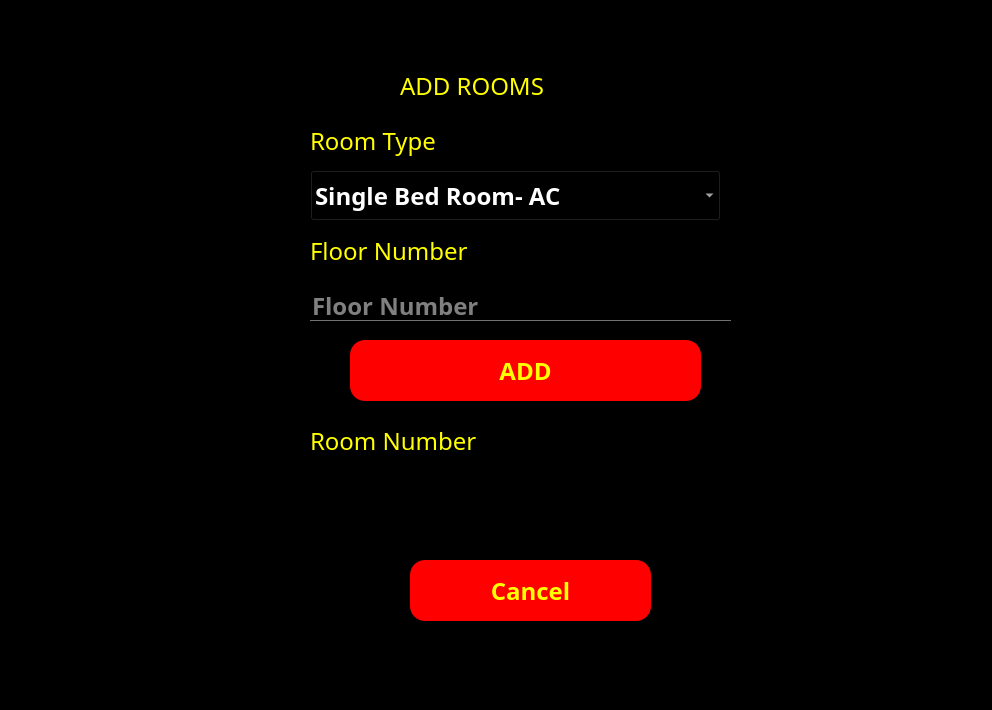
<?xml version="1.0" encoding="UTF-8"?>
<ui version="4.0">
 <class>Dialog</class>
 <widget class="QDialog" name="Dialog">
  <property name="geometry">
   <rect>
    <x>0</x>
    <y>0</y>
    <width>992</width>
    <height>710</height>
   </rect>
  </property>
  <property name="windowTitle">
   <string>Dialog</string>
  </property>
  <property name="styleSheet">
   <string notr="true">*{
background:rgba;
font-family:century gothic;
font-size:24px;
}
QFrame
{
background:rgba;
border-radius:15px
}
QPushButton
{
background:red;
border-radius:60px;
}
QToolButton
{
background:red;
border-radius:60px;
}
QLabel
{
color:white;
background:transparent;
}
QPushButton
{
color:white;
border-radius:15px;
}
QPushButton:hover
{
color:#333;
border-radius:15px;
background:#49ebff;
}
QLineEdit
{
background:transparent;
border:none;
color:#717072;
border-bottom:1px solid #717072
}
</string>
  </property>
  <widget class="QFrame" name="frame">
   <property name="geometry">
    <rect>
     <x>230</x>
     <y>30</y>
     <width>581</width>
     <height>621</height>
    </rect>
   </property>
   <property name="styleSheet">
    <string notr="true">color:yellow;
</string>
   </property>
   <property name="frameShape">
    <enum>QFrame::StyledPanel</enum>
   </property>
   <property name="frameShadow">
    <enum>QFrame::Raised</enum>
   </property>
   <widget class="QLabel" name="label_4">
    <property name="geometry">
     <rect>
      <x>170</x>
      <y>30</y>
      <width>261</width>
      <height>51</height>
     </rect>
    </property>
    <property name="styleSheet">
     <string notr="true">QLabel{
font-weight: bold;
font-size: 40px;
color:orange;

};</string>
    </property>
    <property name="text">
     <string>ADD ROOMS</string>
    </property>
   </widget>
   <widget class="QPushButton" name="addbtn">
    <property name="geometry">
     <rect>
      <x>120</x>
      <y>310</y>
      <width>351</width>
      <height>61</height>
     </rect>
    </property>
    <property name="font">
     <font>
      <family>century gothic</family>
      <pointsize>-1</pointsize>
      <weight>75</weight>
      <bold>true</bold>
     </font>
    </property>
    <property name="styleSheet">
     <string notr="true">font-weight: bold;</string>
    </property>
    <property name="text">
     <string>ADD</string>
    </property>
   </widget>
   <widget class="QLabel" name="label_5">
    <property name="geometry">
     <rect>
      <x>80</x>
      <y>390</y>
      <width>231</width>
      <height>41</height>
     </rect>
    </property>
    <property name="styleSheet">
     <string notr="true">QLabel{
font-weight: bold;
color:yellow;

font-size: 30px;
};</string>
    </property>
    <property name="text">
     <string>Room Number</string>
    </property>
   </widget>
   <widget class="QLabel" name="label_6">
    <property name="geometry">
     <rect>
      <x>80</x>
      <y>90</y>
      <width>171</width>
      <height>41</height>
     </rect>
    </property>
    <property name="styleSheet">
     <string notr="true">QLabel{
font-weight: bold;
color:yellow;

font-size: 30px;
};</string>
    </property>
    <property name="text">
     <string>Room Type</string>
    </property>
   </widget>
   <widget class="QComboBox" name="roomtype">
    <property name="geometry">
     <rect>
      <x>80</x>
      <y>140</y>
      <width>411</width>
      <height>51</height>
     </rect>
    </property>
    <property name="styleSheet">
     <string notr="true">font-weight: bold;
background:black;
color:white</string>
    </property>
    <item>
     <property name="text">
      <string>Single Bed Room- AC</string>
     </property>
    </item>
    <item>
     <property name="text">
      <string>Double Bed Room- AC</string>
     </property>
    </item>
    <item>
     <property name="text">
      <string>Luxary Room</string>
     </property>
    </item>
    <item>
     <property name="text">
      <string>Single Bed Room- NON AC</string>
     </property>
    </item>
    <item>
     <property name="text">
      <string>Double Bed Room- NON AC</string>
     </property>
    </item>
   </widget>
   <widget class="QPushButton" name="homebtn">
    <property name="geometry">
     <rect>
      <x>-10</x>
      <y>40</y>
      <width>93</width>
      <height>28</height>
     </rect>
    </property>
    <property name="styleSheet">
     <string notr="true">QPushButton
{
font-size:14px;
color:white;
background:transparent;
}</string>
    </property>
    <property name="text">
     <string/>
    </property>
    <property name="icon">
     <iconset>
      <normaloff>icons/arrow-left.svg</normaloff>icons/arrow-left.svg</iconset>
    </property>
    <property name="iconSize">
     <size>
      <width>32</width>
      <height>32</height>
     </size>
    </property>
   </widget>
   <widget class="QLabel" name="label_7">
    <property name="geometry">
     <rect>
      <x>80</x>
      <y>200</y>
      <width>231</width>
      <height>41</height>
     </rect>
    </property>
    <property name="styleSheet">
     <string notr="true">QLabel{
font-weight: bold;
color:yellow;

font-size: 30px;
};</string>
    </property>
    <property name="text">
     <string>Floor Number</string>
    </property>
   </widget>
   <widget class="QLineEdit" name="floorno">
    <property name="geometry">
     <rect>
      <x>80</x>
      <y>260</y>
      <width>421</width>
      <height>31</height>
     </rect>
    </property>
    <property name="styleSheet">
     <string notr="true">font-weight: bold;
color:white</string>
    </property>
    <property name="text">
     <string/>
    </property>
    <property name="maxLength">
     <number>15</number>
    </property>
    <property name="placeholderText">
     <string>Floor Number</string>
    </property>
   </widget>
   <widget class="QLabel" name="roomno">
    <property name="geometry">
     <rect>
      <x>80</x>
      <y>450</y>
      <width>321</width>
      <height>31</height>
     </rect>
    </property>
    <property name="styleSheet">
     <string notr="true">font-weight: bold;
background:black;
color:white</string>
    </property>
    <property name="text">
     <string/>
    </property>
   </widget>
   <widget class="QPushButton" name="cancelbtn">
    <property name="geometry">
     <rect>
      <x>180</x>
      <y>530</y>
      <width>241</width>
      <height>61</height>
     </rect>
    </property>
    <property name="font">
     <font>
      <family>century gothic</family>
      <pointsize>-1</pointsize>
      <weight>75</weight>
      <bold>true</bold>
     </font>
    </property>
    <property name="styleSheet">
     <string notr="true">font-weight: bold;</string>
    </property>
    <property name="text">
     <string>Cancel</string>
    </property>
   </widget>
  </widget>
 </widget>
 <resources/>
 <connections/>
</ui>
